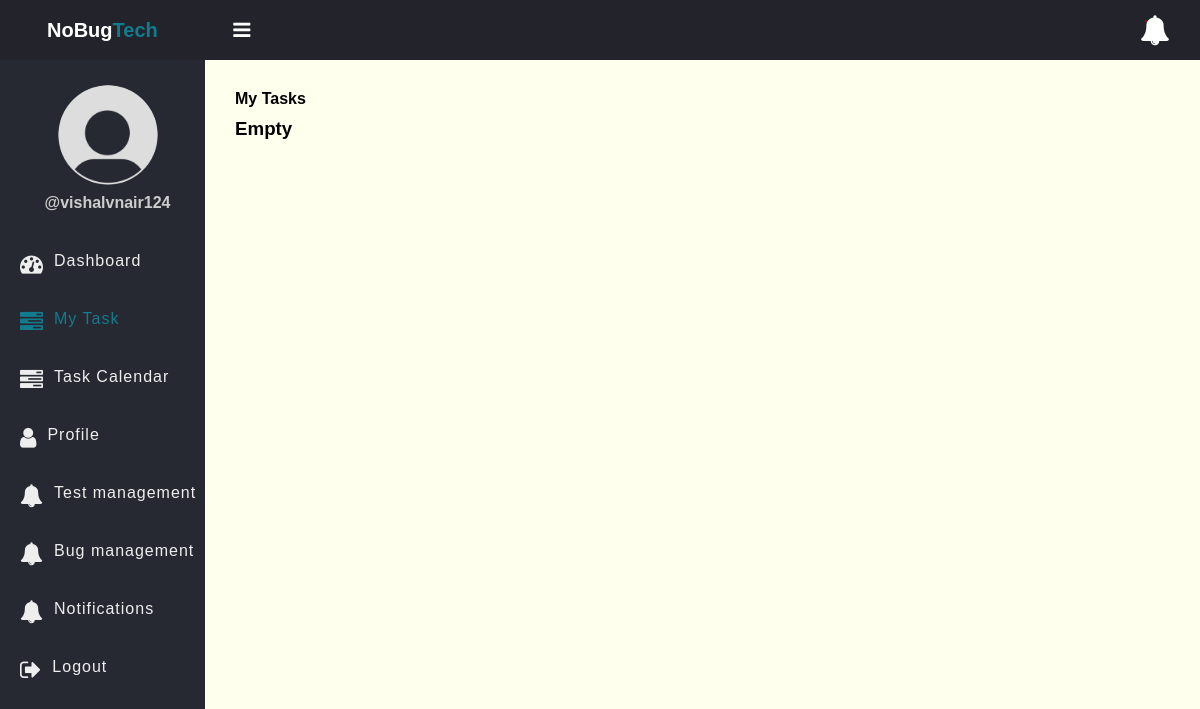
Page /my_task.php (signed in) on the earlier database version.
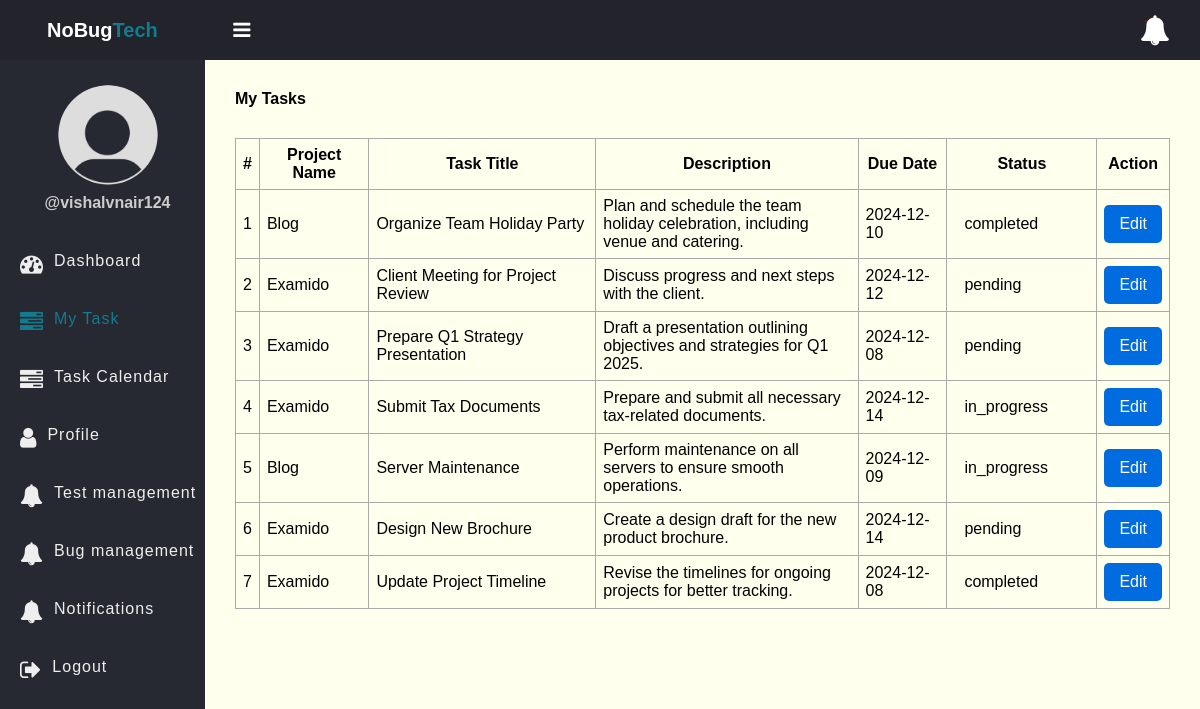
Same page on the later database version.
### tables this page shows
CREATE TABLE `tasks` (
  `id` int(11) NOT NULL,
  `ProjectID` int(11) NOT NULL,
  `title` varchar(100) NOT NULL,
  `description` text DEFAULT NULL,
  `assigned_to` int(11) DEFAULT NULL,
  `due_date` date DEFAULT NULL,
  `status` enum('pending','bugs_founded','in_progress','completed') DEFAULT 'pending',
  `created_at` timestamp NOT NULL DEFAULT current_timestamp(),
  `Priority` int(11) NOT NULL
);

CREATE TABLE `projects` (
  `ProjectID` int(11) NOT NULL,
  `ProjectName` varchar(2500) NOT NULL,
  `Status` int(11) NOT NULL
);

### app/Model/Task.php (called while the page is built, shortened)
<?php
function get_all_tasks_by_id($conn, $id)
{
	$sql = "SELECT * FROM tasks INNER JOIN projects ON projects.ProjectID=tasks.ProjectID WHERE assigned_to=?";
	$stmt = $conn->prepare($sql);
	$stmt->execute([$id]);
	if ($stmt->rowCount() > 0) {
		$tasks = $stmt->fetchAll();
	} else $tasks = 0;
	return $tasks;
}

### my_task.php (the view, shortened to what this page needs)
<?php
if (isset($_SESSION['role']) && isset($_SESSION['id'])) {
    include "DB_connection.php";
    include "app/Model/Task.php";
    include "app/Model/User.php";
    $tasks = get_all_tasks_by_id($conn, $_SESSION['id']);
 ?>
<!DOCTYPE html>
<html>
<head>
	<link rel="stylesheet" href="https://stackpath.bootstrapcdn.com/font-awesome/4.7.0/css/font-awesome.min.css">
	<link rel="stylesheet" href="css/style.css?v=<?php echo time();?>">
</head>
<body>
	<?php include "inc/header.php" ?>
	<div class="body">
		<?php include "inc/nav.php" ?>
		<section class="section-1">
			<h4 class="title">My Tasks</h4>
			<?php if ($tasks != 0) { ?>
			<table class="main-table">
				<tr>
					<th>#</th>
					<th>Project Name</th>
					<th>Task Title</th>
					<th>Description</th>
					<th>Due Date</th>
					<th>Status</th>
					<th>Action</th>
				</tr>
				<?php $i=0; foreach ($tasks as $task) { ?>
				<tr>
					<td><?=++$i?></td>
					<td><?=$task['ProjectName']?></td>
					<td style='max-width:300px'><?=$task['title']?></td>
					<td style='max-width:300px'><?=$task['description']?></td>
	            	<td><?=$task['due_date']?></td>
					<td style='max-width:250px;min-width:150px;'><div class='StatusInc <?=str_replace(" ","_",$task['status'])?>'><?=$task['status'];?></div></td>
					<td>
						<a href="edit-task-employee.php?id=<?=$task['id']?>" class="edit-btn">Edit</a>
					</td>
				</tr>
			   <?php	} ?>
			</table>
		<?php }else { ?>
			<h3>Empty</h3>
		<?php  }?>
		</section>
	</div>
</body>
</html>
<?php }else{
   $em = "First login";
   header("Location: login.php?error=$em");
   exit();
}
 ?>

Differences in the rows shown:
now on this page (row edited): tasks: ProjectID.ProjectName "Blog", title "Organize Team Holiday Party", description "Plan and schedule the team holiday celebration, including venue and catering.", due_date "2024-12-10", status "completed"
now on this page (row edited): tasks: ProjectID.ProjectName "Examido", title "Client Meeting for Project Review", description "Discuss progress and next steps with the client.", due_date "2024-12-12", status "pending"
now on this page (row edited): tasks: ProjectID.ProjectName "Examido", title "Prepare Q1 Strategy Presentation", description "Draft a presentation outlining objectives and strategies for Q1 2025.", due_date "2024-12-08", status "pending"
now on this page (row edited): tasks: ProjectID.ProjectName "Examido", title "Submit Tax Documents", description "Prepare and submit all necessary tax-related documents.", due_date "2024-12-14", status "in_progress"
now on this page (row edited): tasks: ProjectID.ProjectName "Blog", title "Server Maintenance", description "Perform maintenance on all servers to ensure smooth operations.", due_date "2024-12-09", status "in_progress"
now on this page (row edited): tasks: ProjectID.ProjectName "Examido", title "Design New Brochure", description "Create a design draft for the new product brochure.", due_date "2024-12-14", status "pending"
now on this page (row edited): tasks: ProjectID.ProjectName "Examido", title "Update Project Timeline", description "Revise the timelines for ongoing projects for better tracking.", due_date "2024-12-08", status "completed"
Other differences:
text no longer shown: "Empty"
text now shown: "# Project Name Task Title Description Due Date Status Action"
